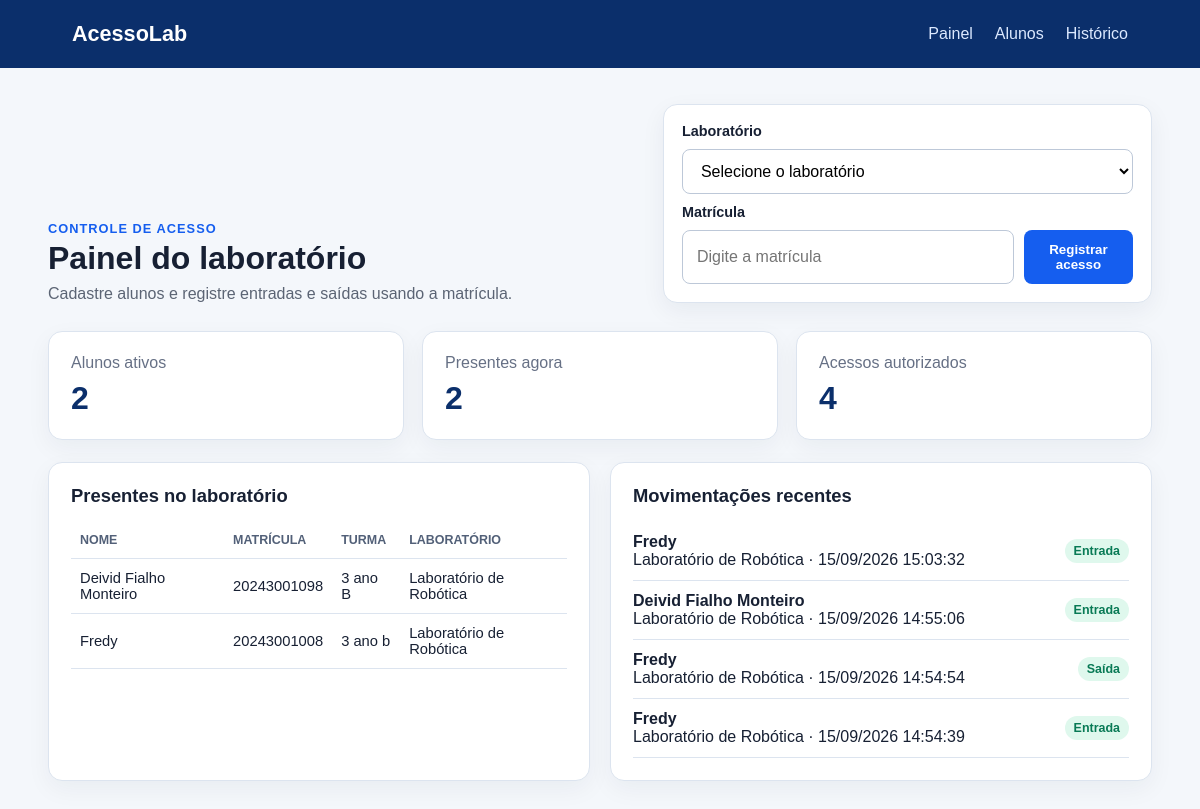
The page / on the database its author committed.
### tables this page shows
CREATE TABLE acessos (
                id INTEGER PRIMARY KEY AUTOINCREMENT,
                aluno_id INTEGER,
                matricula_informada TEXT NOT NULL,
                data_hora TEXT NOT NULL,
                tipo TEXT,
                laboratorio TEXT,
                resultado TEXT NOT NULL,
                FOREIGN KEY (aluno_id) REFERENCES alunos(id)
            );

CREATE TABLE alunos (
                id INTEGER PRIMARY KEY AUTOINCREMENT,
                matricula TEXT NOT NULL UNIQUE,
                nome TEXT NOT NULL,
                turma TEXT NOT NULL,
                ativo INTEGER NOT NULL DEFAULT 1
            );

### app.py (the view)
@app.route("/")
def inicio():
    with conectar() as conexao:
        total_alunos = conexao.execute(
            "SELECT COUNT(*) FROM alunos WHERE ativo = 1"
        ).fetchone()[0]
        total_acessos = conexao.execute(
            "SELECT COUNT(*) FROM acessos WHERE resultado = 'Autorizado'"
        ).fetchone()[0]
        presentes = conexao.execute(
            """
            SELECT a.nome, a.matricula, a.turma, x.laboratorio
            FROM alunos a
            JOIN acessos x ON x.id = (
                SELECT x2.id FROM acessos x2
                WHERE x2.aluno_id = a.id
                  AND x2.resultado = 'Autorizado'
                ORDER BY x2.id DESC LIMIT 1
            )
            WHERE a.ativo = 1 AND x.tipo = 'Entrada'
            ORDER BY a.nome
            """
        ).fetchall()
        recentes = conexao.execute(
            """
            SELECT x.*, a.nome
            FROM acessos x
            LEFT JOIN alunos a ON a.id = x.aluno_id
            ORDER BY x.id DESC LIMIT 8
            """
        ).fetchall()
    return render_template(
        "inicio.html",
        total_alunos=total_alunos,
        total_acessos=total_acessos,
        presentes=presentes,
        recentes=recentes,
        laboratorios=LABORATORIOS,
        simulacao=session.pop("ultima_simulacao", None),
    )

### app.py (called while the page is built)
def conectar():
    conexao = sqlite3.connect(DATABASE)
    conexao.row_factory = sqlite3.Row
    return conexao

### templates/inicio.html (shortened to what this page needs)
{% extends "base.html" %}
{% block conteudo %}
<section class="cabecalho-pagina">
    <div>
        <p class="destaque">Controle de acesso</p>
        <h1>Painel do laboratório</h1>
        <p>Cadastre alunos e registre entradas e saídas usando a matrícula.</p>
    </div>
    <form class="registro" action="{{ url_for('registrar') }}" method="post">
        <label for="laboratorio">Laboratório</label>
        <select id="laboratorio" name="laboratorio" required>
            <option value="" selected disabled>Selecione o laboratório</option>
        </select>
        <label for="matricula">Matrícula</label>
        <div class="linha-formulario">
            <input id="matricula" name="matricula" inputmode="numeric" required placeholder="Digite a matrícula">
            <button type="submit">Registrar acesso</button>
        </div>
    </form>
</section>
<section class="cards">
    <article><span>Alunos ativos</span><strong>{{ total_alunos }}</strong></article>
    <article><span>Presentes agora</span><strong>{{ presentes|length }}</strong></article>
    <article><span>Acessos autorizados</span><strong>{{ total_acessos }}</strong></article>
</section>
<section class="grade">
    <article class="painel">
        <h2>Presentes no laboratório</h2>
        {% if presentes %}
        <table>
            <thead><tr><th>Nome</th><th>Matrícula</th><th>Turma</th><th>Laboratório</th></tr></thead>
            <tbody>
            {% for aluno in presentes %}
                <tr><td>{{ aluno.nome }}</td><td>{{ aluno.matricula }}</td><td>{{ aluno.turma }}</td><td>{{ aluno.laboratorio or '-' }}</td></tr>
            {% endfor %}
            </tbody>
        </table>
        {% else %}
            <p class="vazio">Nenhum aluno presente.</p>
        {% endif %}
    </article>
    <article class="painel">
        <h2>Movimentações recentes</h2>
        {% if recentes %}
        <div class="lista">
        {% for acesso in recentes %}
            <div>
                <span><strong>{{ acesso.nome or acesso.matricula_informada }}</strong><br>{{ acesso.laboratorio or 'Laboratório não informado' }} · {{ acesso.data_hora }}</span>
                <span class="selo {{ acesso.resultado|lower }}">{{ acesso.tipo or acesso.resultado }}</span>
            </div>
        {% endfor %}
        </div>
        {% else %}
            <p class="vazio">Nenhum acesso registrado.</p>
        {% endif %}
    </article>
</section>
{% endblock %}

### templates/base.html (shortened to what this page needs)
<!DOCTYPE html>
<html lang="pt-BR">
<head>
    <link rel="stylesheet" href="{{ url_for('static', filename='style.css') }}">
</head>
<body>
    <header>
        <a class="marca" href="{{ url_for('inicio') }}">AcessoLab</a>
        <nav>
            <a href="{{ url_for('inicio') }}">Painel</a>
            <a href="{{ url_for('alunos') }}">Alunos</a>
            <a href="{{ url_for('historico') }}">Histórico</a>
        </nav>
    </header>
    <main>
        {% block conteudo %}{% endblock %}
    </main>
</body>
</html>

### static/style.css (style rules this page uses)
:root { --azul: #155eef; --azul-escuro: #0b2f6b; --fundo: #f4f7fb; --texto: #172033; --borda: #dce4ef; --verde: #087a55; --vermelho: #b42318; }
* { box-sizing: border-box; }
body { margin: 0; font-family: Arial, sans-serif; color: var(--texto); background: var(--fundo); }
header { min-height: 68px; padding: 0 6%; display: flex; align-items: center; justify-content: space-between; background: var(--azul-escuro); color: white; }
.marca { color: white; text-decoration: none; font-size: 1.35rem; font-weight: bold; }
nav { display: flex; gap: 22px; }
nav a { color: #dce9ff; text-decoration: none; }
main { width: min(1120px, 92%); margin: 36px auto; }
.cabecalho-pagina { display: grid; grid-template-columns: 1.2fr 1fr; gap: 28px; align-items: end; margin-bottom: 28px; }
.cabecalho-pagina h1 { margin: 4px 0 8px; font-size: 2rem; }
.cabecalho-pagina p { margin: 0; color: #5b6474; }
.destaque { color: var(--azul) !important; font-weight: bold; text-transform: uppercase; font-size: .8rem; letter-spacing: .08em; }
.registro, .busca { background: white; border: 1px solid var(--borda); padding: 18px; border-radius: 14px; box-shadow: 0 8px 24px rgba(18, 38, 63, .06); }
.registro { display: grid; gap: 10px; }
label { display: grid; gap: 7px; font-weight: bold; font-size: .9rem; }
.linha-formulario, .busca { display: flex; gap: 10px; }
input, select { width: 100%; padding: 12px 14px; border: 1px solid #bdc8d8; border-radius: 8px; background: white; font: inherit; }
button { padding: 12px 16px; border: 0; border-radius: 8px; background: var(--azul); color: white; font-weight: bold; cursor: pointer; }
.cards { display: grid; grid-template-columns: repeat(3, 1fr); gap: 18px; margin-bottom: 22px; }
.cards article, .painel { background: white; border: 1px solid var(--borda); border-radius: 14px; padding: 22px; box-shadow: 0 8px 24px rgba(18, 38, 63, .05); }
.cards span { display: block; color: #667085; }
.cards strong { display: block; color: var(--azul-escuro); font-size: 2rem; margin-top: 8px; }
.grade { display: grid; grid-template-columns: 1fr 1fr; gap: 20px; }
.painel h2 { margin-top: 0; font-size: 1.15rem; }
table { width: 100%; border-collapse: collapse; font-size: .92rem; }
th, td { padding: 11px 9px; border-bottom: 1px solid var(--borda); text-align: left; }
th { color: #526078; font-size: .78rem; text-transform: uppercase; }
.lista > div { display: flex; justify-content: space-between; align-items: center; padding: 11px 0; border-bottom: 1px solid var(--borda); }
.selo { display: inline-block; padding: 5px 9px; border-radius: 999px; font-size: .78rem; font-weight: bold; }
.selo.autorizado { color: var(--verde); background: #dff8ed; }

### rows shown on the page
acessos: nome "Deivid Fialho Monteiro", matricula "20243001098", turma "3 ano B", laboratorio "Laboratório de Robótica", data_hora "15/09/2026 14:55:06", tipo "Entrada"
acessos: nome "Fredy", matricula "20243001008", turma "3 ano b", laboratorio "Laboratório de Robótica", data_hora "15/09/2026 15:03:32", tipo "Entrada"
acessos: nome "Fredy", laboratorio "Laboratório de Robótica", data_hora "15/09/2026 14:54:54", tipo "Saída"
acessos: nome "Fredy", laboratorio "Laboratório de Robótica", data_hora "15/09/2026 14:54:39", tipo "Entrada"

### other values the page prints
{{ total_alunos }} "2"
{{ presentes|length }} "2"
{{ total_acessos }} "4"
